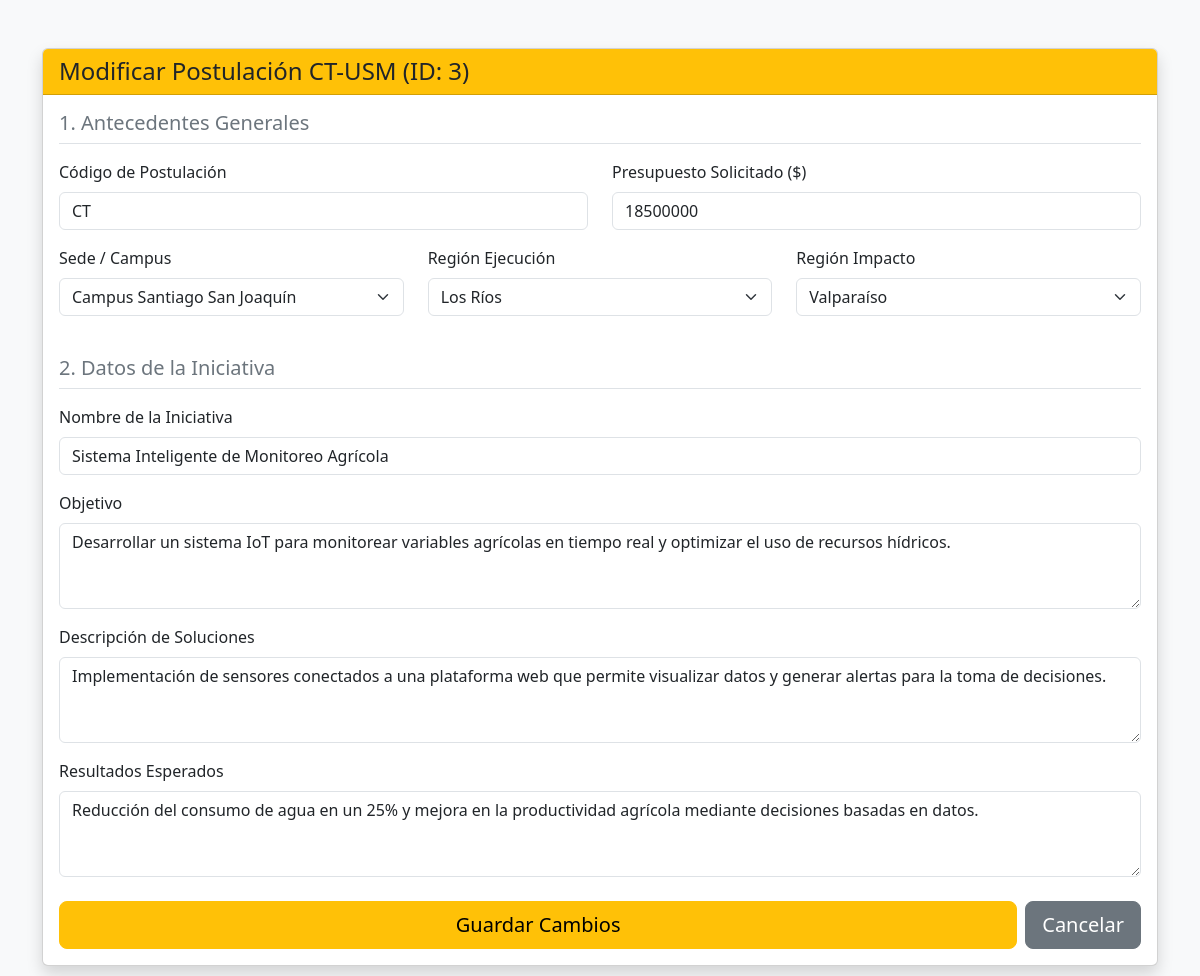
Screenshot of /PHP/editar_postulacion.php?id=3 (signed in) with the database file from the repository.
### tables this page shows
CREATE TABLE Iniciativa(
    ID_Iniciativa INT PRIMARY KEY AUTO_INCREMENT,
    Documentos VARCHAR(100),
    Nombre_Iniciativa VARCHAR(100) NOT NULL,
    Objetivo_Iniciativa VARCHAR(255) NOT NULL,
    Descripcion_Soluciones VARCHAR(255) NOT NULL,
    Resultados_Esperados VARCHAR(255) NOT NULL,
    ID_Postulacion INT NOT NULL,
    FOREIGN KEY (ID_Postulacion) REFERENCES Postulacion(Numero_Postulacion)
);

CREATE TABLE Postulacion(
    Numero_Postulacion INT PRIMARY KEY,
    Fecha_Postulacion DATE NOT NULL,
    Codigo_Postulacion VARCHAR(100) NOT NULL UNIQUE,
    Presupuesto_Total DECIMAL(15,2) NOT NULL,
    Rut_Empresa VARCHAR(10) NOT NULL,
    ID_Sede INT NOT NULL,
    ID_Region_Ejecucion INT NOT NULL,
    ID_Region_Impacto INT NOT NULL,
    ID_Tipo_Iniciativa INT NOT NULL,
    ID_Estado INT NOT NULL,
    FOREIGN KEY (Rut_Empresa) REFERENCES Entidad_Empresa(Rut_Empresa),
    FOREIGN KEY (ID_Sede) REFERENCES Sede(ID_Sede),
    FOREIGN KEY (ID_Region_Ejecucion) REFERENCES Region(ID_Region),
    FOREIGN KEY (ID_Region_Impacto) REFERENCES Region(ID_Region),
    FOREIGN KEY (ID_Tipo_Iniciativa) REFERENCES Tipo_Iniciativa(ID_Tipo_Iniciativa),
    FOREIGN KEY (ID_Estado) REFERENCES Estado_Postulacion(ID_Estado)
);

CREATE TABLE Sede(
    ID_Sede INT PRIMARY KEY,
    Nombre_Sede VARCHAR(100) NOT NULL
);

CREATE TABLE Region(
    ID_Region INT PRIMARY KEY,
    Nombre_Region VARCHAR(100) NOT NULL
);

### PHP/editar_postulacion.php (the view, shortened to what this page needs)
<?php
require 'conexion.php';
$id_postulacion = intval($_GET['id']);
$sql = "SELECT p.*, i.Nombre_Iniciativa, i.Objetivo_Iniciativa, i.Descripcion_Soluciones, i.Resultados_Esperados
        FROM Postulacion p
        LEFT JOIN Iniciativa i ON p.Numero_Postulacion = i.ID_Postulacion
        WHERE p.Numero_Postulacion = ?";
$stmt = $conexion->prepare($sql);
$stmt->bind_param("i", $id_postulacion);
$stmt->execute();
$postulacion = $stmt->get_result()->fetch_assoc();
$sedes = $conexion->query("SELECT ID_Sede, Nombre_Sede FROM Sede");
$regiones = $conexion->query("SELECT ID_Region, Nombre_Region FROM Region");
$regiones_array = $regiones->fetch_all(MYSQLI_ASSOC);
?>
<!DOCTYPE html>
<html lang="es">
<head>
    <link href="https://cdn.jsdelivr.net/npm/bootstrap@5.3.0/dist/css/bootstrap.min.css" rel="stylesheet">
</head>
<body class="bg-light">
<div class="container mt-5 mb-5">
    <div class="card shadow">
        <div class="card-header bg-warning text-dark">
            <h4 class="mb-0">Modificar Postulación CT-USM (ID: <?php echo $id_postulacion; ?>)</h4>
        </div>
        <div class="card-body">
            <form action="actualizar_postulacion.php" method="POST">
                <h5 class="text-secondary border-bottom pb-2 mb-3">1. Antecedentes Generales</h5>
                <div class="row">
                    <div class="col-md-6 mb-3">
                        <label class="form-label">Código de Postulación</label>
                        <input type="text" class="form-control" name="codigo" value="<?php echo $postulacion['Codigo_Postulacion']; ?>" required>
                    </div>
                    <div class="col-md-6 mb-3">
                        <label class="form-label">Presupuesto Solicitado ($)</label>
                        <input type="number" class="form-control" name="presupuesto" value="<?php echo intval($postulacion['Presupuesto_Total']); ?>" required>
                    </div>
                </div>
                <div class="row">
                    <div class="col-md-4 mb-3">
                        <label class="form-label">Sede / Campus</label>
                        <select class="form-select" name="sede" required>
                            <?php foreach($sedes as $s) { ?>
                                <option value="<?php echo $s['ID_Sede']; ?>" <?php if($s['ID_Sede'] == $postulacion['ID_Sede']) echo 'selected'; ?>><?php echo $s['Nombre_Sede']; ?></option>
                            <?php } ?>
                        </select>
                    </div>
                    <div class="col-md-4 mb-3">
                        <label class="form-label">Región Ejecución</label>
                        <select class="form-select" name="region_ejecucion" required>
                            <?php foreach($regiones_array as $r) { ?>
                                <option value="<?php echo $r['ID_Region']; ?>" <?php if($r['ID_Region'] == $postulacion['ID_Region_Ejecucion']) echo 'selected'; ?>><?php echo $r['Nombre_Region']; ?></option>
                            <?php } ?>
                        </select>
                    </div>
                    <div class="col-md-4 mb-3">
                        <label class="form-label">Región Impacto</label>
                        <select class="form-select" name="region_impacto" required>
                            <?php foreach($regiones_array as $r) { ?>
                                <option value="<?php echo $r['ID_Region']; ?>" <?php if($r['ID_Region'] == $postulacion['ID_Region_Impacto']) echo 'selected'; ?>><?php echo $r['Nombre_Region']; ?></option>
                            <?php } ?>
                        </select>
                    </div>
                </div>
                <h5 class="text-secondary border-bottom pb-2 mt-4 mb-3">2. Datos de la Iniciativa</h5>
                <div class="mb-3">
                    <label class="form-label">Nombre de la Iniciativa</label>
                    <input type="text" class="form-control" name="nombre_iniciativa" value="<?php echo htmlspecialchars($postulacion['Nombre_Iniciativa']); ?>" required>
                </div>
                <div class="mb-3">
                    <label class="form-label">Objetivo</label>
                    <textarea class="form-control" name="objetivo_iniciativa" rows="3" required><?php echo htmlspecialchars($postulacion['Objetivo_Iniciativa']); ?></textarea>
                </div>
                <div class="mb-3">
                    <label class="form-label">Descripción de Soluciones</label>
                    <textarea class="form-control" name="descripcion_soluciones" rows="3" required><?php echo htmlspecialchars($postulacion['Descripcion_Soluciones']); ?></textarea>
                </div>
                <div class="mb-3">
                    <label class="form-label">Resultados Esperados</label>
                    <textarea class="form-control" name="resultados_esperados" rows="3" required><?php echo htmlspecialchars($postulacion['Resultados_Esperados']); ?></textarea>
                </div>
                <div class="d-flex gap-2 mt-4">
                    <button type="submit" class="btn btn-warning btn-lg flex-grow-1">Guardar Cambios</button>
                    <a href="principal.php" class="btn btn-secondary btn-lg">Cancelar</a>
                </div>
            </form>
        </div>
    </div>
</div>
</body>
</html>

### rows the page displays
iniciativa: codigo "CT", presupuesto "18500000", nombre_iniciativa "Sistema Inteligente de Monitoreo Agrícola", objetivo_iniciativa "Desarrollar un sistema IoT para monitorear variables agrícolas en tiempo real y optimizar el uso de recursos hídricos.", descripcion_soluciones "Implementación de sensores conectados a una plataforma web que permite visualizar datos y generar alertas para la toma de decisiones.", resultados_esperados "Reducción del consumo de agua en un 25% y mejora en la productividad agrícola mediante decisiones basadas en datos."
postulacion: sede "Campus Santiago San Joaquín", region_ejecucion "Los Ríos", region_impacto "Valparaíso"

### other values shown
$id_postulacion "3"
